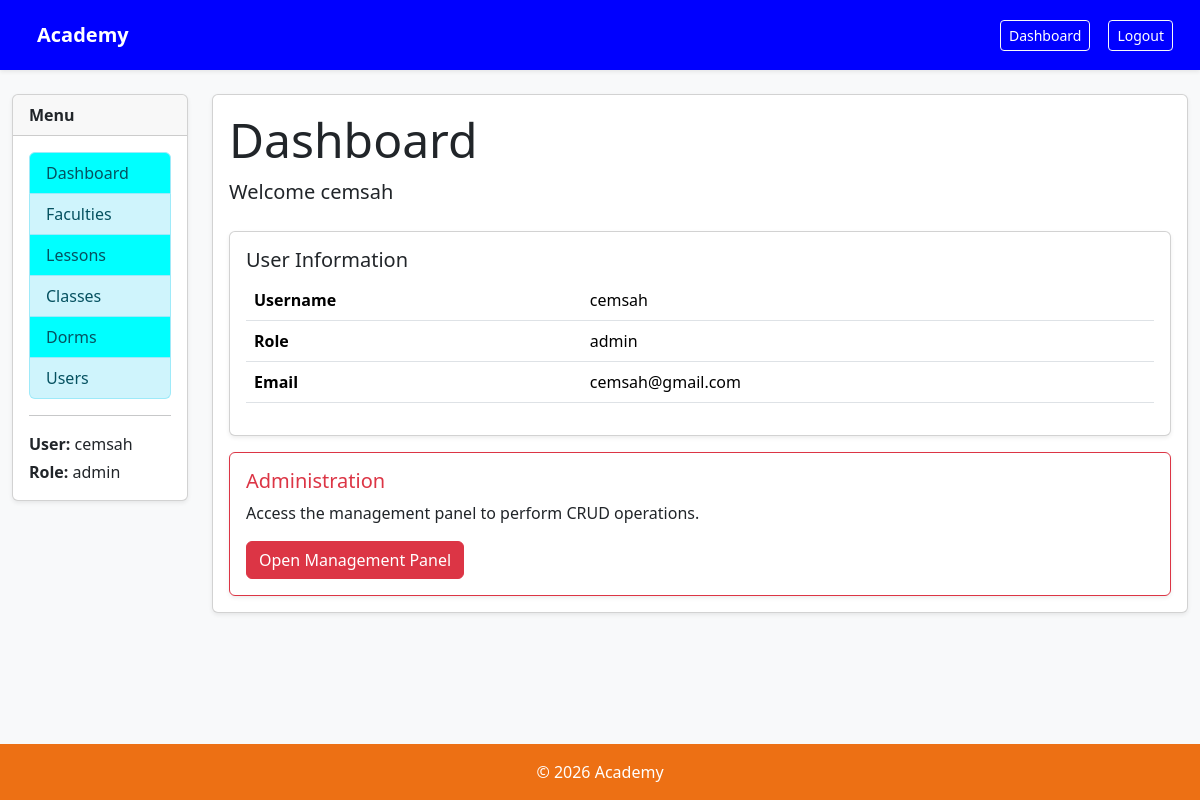
Screenshot of /accounts/dashboard/ (signed in) with the database file from the repository.
### apps/accounts/models.py (models this page shows, shortened)
class User(AbstractUser):
    ROLE_CHOICES = (
        ("student", "Student"),
        ("teacher", "Teacher"),
        ("admin", "Admin"),
    )
    STATUS_CHOICES = (
        ("freshman", "Freshman"),
        ("sophomore", "Sophomore"),
        ("junior", "Junior"),
        ("senior", "Senior"),
    )
    RANK_CHOICES = (
        ("S", "S"),
        ("A", "A"),
        ("B", "B"),
        ("C", "C"),
        ("D", "D"),
        ("E", "E"),
        ("F", "F"),
    )
    role = models.CharField(
        max_length=20,
        choices=ROLE_CHOICES,
        default="student"
    )
    rank = models.CharField(
        max_length=1,
        choices=RANK_CHOICES,
        default="F",
    )
    status = models.CharField(
        max_length=10,
        choices=STATUS_CHOICES,
        default="freshman"
    )
    telephone = models.CharField(
        max_length=20,
        blank=True,
        null=True
    )
    dorm = models.ForeignKey(
        "dorms.Dorm",
        on_delete=models.SET_NULL,
        null=True,
        blank=True
    )

### apps/accounts/views.py (the view)
# urls.py: path("dashboard/", dashboard_view, name="dashboard"),
@login_required
def dashboard_view(request):
    return render(request, "accounts/dashboard.html")

### apps/accounts/templates/accounts/dashboard.html (shortened to what this page needs)
{% extends "base.html" %}
{% block content %}
<div class="mb-4">
    <h1 class="display-5">
        Dashboard
    </h1>
    <p class="lead">
        Welcome {{ request.user.first_name }}
    </p>
</div>
<div class="card shadow-sm mb-3">
    <div class="card-body">
        <h5 class="card-title">
            User Information
        </h5>
        <table class="table">
            <tr>
                <th>Username</th>
                <td>{{ request.user.username }}</td>
            </tr>
            <tr>
                <th>Role</th>
                <td>{{ request.user.role }}</td>
            </tr>
            <tr>
                <th>Email</th>
                <td>{{ request.user.email }}</td>
            </tr>
        </table>
    </div>
</div>
{% if request.user.role == "admin" %}
<div class="card border-danger shadow-sm">
    <div class="card-body">
        <h5 class="card-title text-danger">
            Administration
        </h5>
        <p>
            Access the management panel to perform CRUD operations.
        </p>
        <a href="{% url 'management_dashboard' %}"
           class="btn btn-danger">
            Open Management Panel
        </a>
    </div>
</div>
{% endif %}
{% endblock %}

### apps/core/templates/base.html (shortened to what this page needs)
{% load static %}
<!DOCTYPE html>
<html lang="tr">
<head>
    <link href="https://cdn.jsdelivr.net/npm/bootstrap@5.3.8/dist/css/bootstrap.min.css"
          rel="stylesheet">
    <link rel="stylesheet"
          href="{% static 'core/css/home.css' %}">
</head>
<body class="bg-light d-flex flex-column min-vh-100">
<nav class="navbar navbar-expand-lg navbar-dark bg-primary shadow-sm bar">
    <div class="container-fluid">
        <a class="navbar-brand fw-bold"
           href="{% url 'home' %}">
            Academy
        </a>
        <div class="d-flex gap-2">
            {% if request.user.is_authenticated %}
                <a href="{% url 'dashboard' %}"
                   class="btn btn-outline-light btn-sm">
                    Dashboard
                </a>
                <a href="{% url 'logout' %}"
                   class="btn btn-outline-light btn-sm">
                    Logout
                </a>
            {% else %}
                <a href="{% url 'login' %}"
                   class="btn btn-outline-light btn-sm">
                    Login
                </a>
            {% endif %}
        </div>
    </div>
</nav>
<div class="container-fluid mt-4 flex-grow-1">
    <div class="row">
        {% if request.user.is_authenticated %}
        <div class="col-md-3 col-lg-2 mb-3">
            <div class="card shadow-sm">
                <div class="card-header">
                    <strong>Menu</strong>
                </div>
                <div class="card-body">
                    <div class="list-group">
                        <a href="{% url 'dashboard' %}"
                           class="list-group-item list-group-item-action list-group-item-info cyan">
                            Dashboard
                        </a>
                        <a href="{% url 'faculties' %}"
                           class="list-group-item list-group-item-action list-group-item-info">
                            Faculties
                        </a>
                        <a href="{% url 'lessons' %}"
                           class="list-group-item list-group-item-action list-group-item-info cyan">
                            Lessons
                        </a>
                        <a href="{% url 'classes' %}"
                           class="list-group-item list-group-item-action list-group-item-info">
                            Classes
                        </a>
                        <a href="{% url 'dorms' %}"
                           class="list-group-item list-group-item-action list-group-item-info cyan">
                            Dorms
                        </a>
                        <a href="{% url 'user_list' %}"
                           class="list-group-item list-group-item-action list-group-item-info">
                            Users
                        </a>
                    </div>
                    <hr>
                    <p class="mb-1">
                        <strong>User:</strong>
                        {{ request.user.username }}
                    </p>
                    <p class="mb-0">
                        <strong>Role:</strong>
                        {{ request.user.role }}
                    </p>
                </div>
            </div>
        </div>
        <div class="col-md-9 col-lg-10">
        {% else %}
        <div class="col-12">
        {% endif %}
            <div class="card shadow-sm">
                <div class="card-body">
                    {% block content %}
                    {% endblock %}
                </div>
            </div>
        </div>
    </div>
</div>
<footer class="bg-dark text-white text-center p-3 mt-5 orange mt-auto">
    © 2026 Academy
</footer>
</body>
</html>

### apps/core/static/core/css/home.css (style rules this page uses)
.navbar { display: flex; justify-content: space-between; padding: 15px; background: #1f2937; color: white; }
.navbar a { color: white; margin-left: 10px; text-decoration: none; }
.orange { background-color: #ED7014 !important; }
.cyan { background-color: #00ffff; }
.bar { background-color: #0000ff !important; }

### rows the page displays
User: user.username "cemsah", user.role "admin", user.first_name "cemsah", user.email "cemsah@gmail.com"
